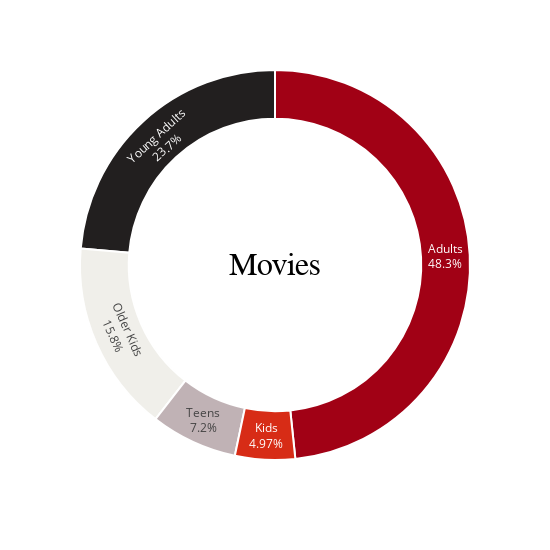
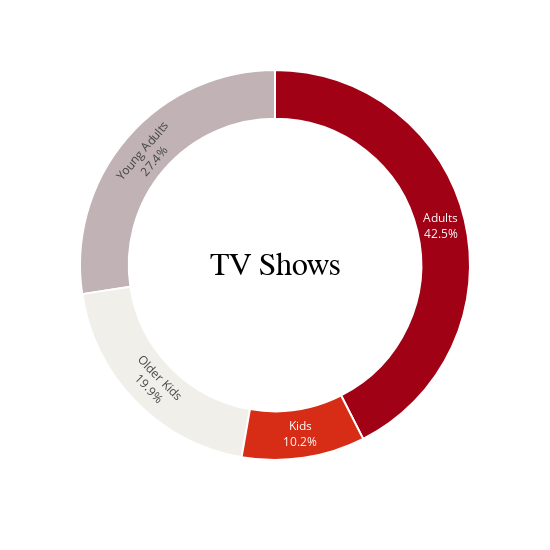

Write notebook code for charts like these, in order.
### Markdown cell above
# What age groups are content created for?

### Code cell
movie_age_groups = films.query('type == "Movie"').groupby('age_group').agg({'age_group': 'count'}).rename(columns = {'age_group': 'content'}).reset_index()
tvshow_age_groups = films.query('type == "TV Show"').groupby('age_group').agg({'age_group': 'count'}).rename(columns = {'age_group': 'content'}).reset_index()

fig = px.pie(labels = movie_age_groups['age_group'], values = movie_age_groups['content'], names = movie_age_groups['age_group'], width = 550, height = 550)

fig.update_traces(textposition = 'inside', 
                  textinfo = 'percent + label', 
                  hole = 0.75, 
                  marker = dict(colors = ['#A10115', '#D72C16', '#F0EFEA', '#C0B2B5', '#221f1f'], 
                                line = dict(color = 'white', width = 2)))

fig.update_layout(annotations = [dict(text = 'Movies', 
                                      x = 0.5, y = 0.5, font_size = 32, showarrow = False, 
                                      font_family = 'Calibri Black',
                                      font_color = 'black')],
                  showlegend = False)

fig.show()

####################################################

fig2 = px.pie(labels = tvshow_age_groups['age_group'], values = tvshow_age_groups['content'], names = tvshow_age_groups['age_group'], width = 550, height = 550)

fig2.update_traces(textposition = 'inside', 
                  textinfo = 'percent + label', 
                  hole = 0.75, 
                  marker = dict(colors = ['#A10115', '#D72C16', '#F0EFEA', '#C0B2B5', '#221f1f'], 
                                line = dict(color = 'white', width = 2)))

fig2.update_layout(annotations = [dict(text = 'TV Shows', 
                                      x = 0.5, y = 0.5, font_size = 32, showarrow = False, 
                                      font_family = 'Calibri Black',
                                      font_color = 'black')],
                  showlegend = False)

fig2.show()

### Figure 1 — Plotly figure (JSON) as saved in the notebook; plotly's stock layout.template omitted (floating-point values rounded to 4 significant figures)
{"data": [{"domain": {"x": [0, 1], "y": [0, 1]}, "hole": 0.75, "hovertemplate": "label=%{label}<br>value=%{value}<extra></extra>", "labels": ["Adults", "Kids", "Older Kids", "Teens", "Young Adults"], "legendgroup": "", "marker": {"colors": ["#A10115", "#D72C16", "#F0EFEA", "#C0B2B5", "#221f1f"], "line": {"color": "white", "width": 2}}, "name": "", "showlegend": true, "textinfo": "percent+label", "textposition": "inside", "type": "pie", "values": [2599, 267, 852, 387, 1272]}], "layout": {"annotations": [{"font": {"color": "black", "family": "Calibri Black", "size": 32}, "showarrow": false, "text": "Movies", "x": 0.5, "y": 0.5}], "height": 550, "legend": {"tracegroupgap": 0}, "margin": {"t": 60}, "showlegend": false, "width": 550}}

### Figure 2 — Plotly figure (JSON) as saved in the notebook; plotly's stock layout.template omitted (floating-point values rounded to 4 significant figures)
{"data": [{"domain": {"x": [0, 1], "y": [0, 1]}, "hole": 0.75, "hovertemplate": "label=%{label}<br>value=%{value}<extra></extra>", "labels": ["Adults", "Kids", "Older Kids", "Young Adults"], "legendgroup": "", "marker": {"colors": ["#A10115", "#D72C16", "#F0EFEA", "#C0B2B5", "#221f1f"], "line": {"color": "white", "width": 2}}, "name": "", "showlegend": true, "textinfo": "percent+label", "textposition": "inside", "type": "pie", "values": [1025, 246, 479, 660]}], "layout": {"annotations": [{"font": {"color": "black", "family": "Calibri Black", "size": 32}, "showarrow": false, "text": "TV Shows", "x": 0.5, "y": 0.5}], "height": 550, "legend": {"tracegroupgap": 0}, "margin": {"t": 60}, "showlegend": false, "width": 550}}
